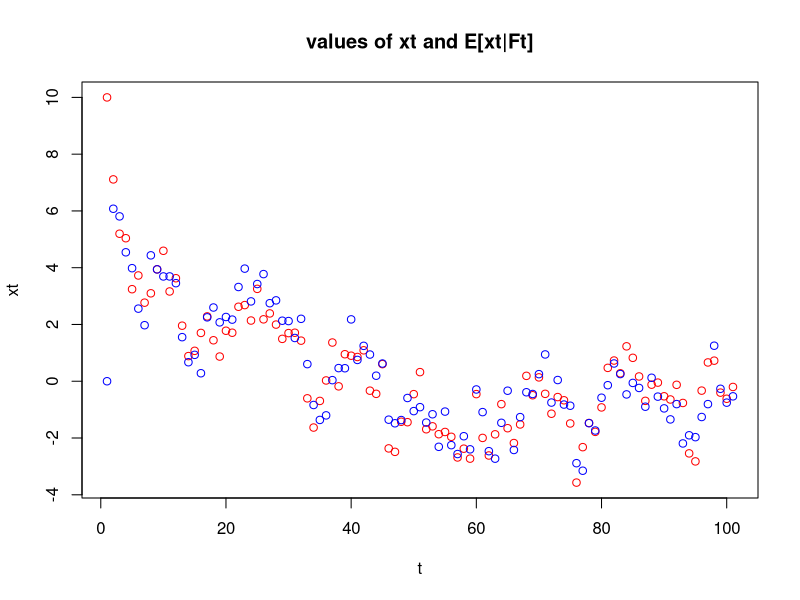
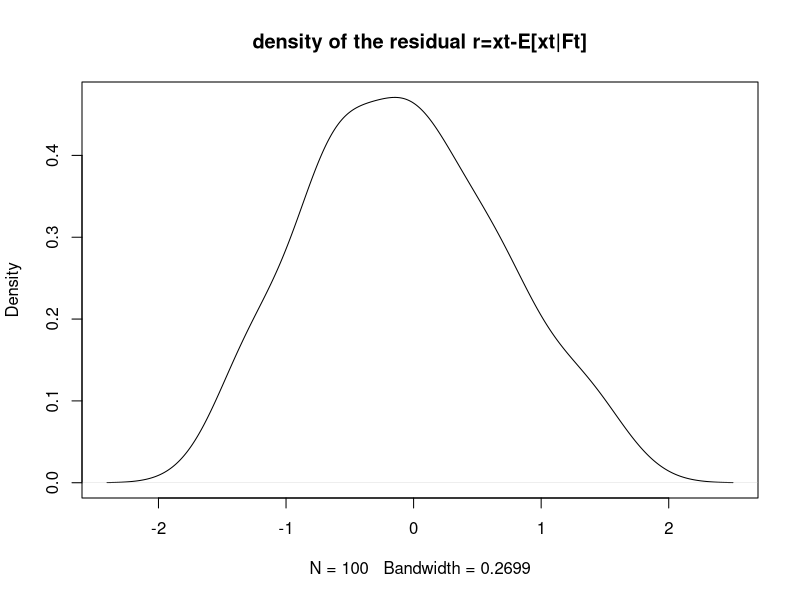

Recreate these plots in R, in order.
#t=0
x=c(10)
wt=rnorm(101)
wt[1]<-0
vt=rnorm(101)
y=c(x[1]+vt[1])

#Simulation for t=1,...,100
for(i in 2:101){
  x<-rbind(x,c(0.9*x[i-1]+wt[i]))
  y<-rbind(y,c(x[i] + vt[i]))
}


E=c(0) #E = E[xt|Ft]
e=c(0) #e = E[xt|Ft-1]
V=c(10) #V = Var[xt|Ft]
v=c(10) #v = var[xt|Ft-1]


#Kalman filter algorithm
for (t in 2:101) {
  #Prediction
  e<-rbind(e,0.9*E[t-1])
  v<-rbind(v,0.81*V[t-1] + 1)
  
  S=v[t]+1
  K=v[t]/S
  
  #Update
  E<- rbind(E, e[t] + K*(y[t]-e[t]))
  V<- rbind(V, (1 - K)*v[t])
}

plot(x, xlab = "t", ylab = "xt", col="red", main = 'values of xt and E[xt|Ft]')
points(E, col="blue")

r=x-E #xt-E[xt|Ft]

mean(r)
var(r)

plot(density(r[-1,]), main = 'density of the residual r=xt-E[xt|Ft]') #t=0 only depends on the initial estimator

